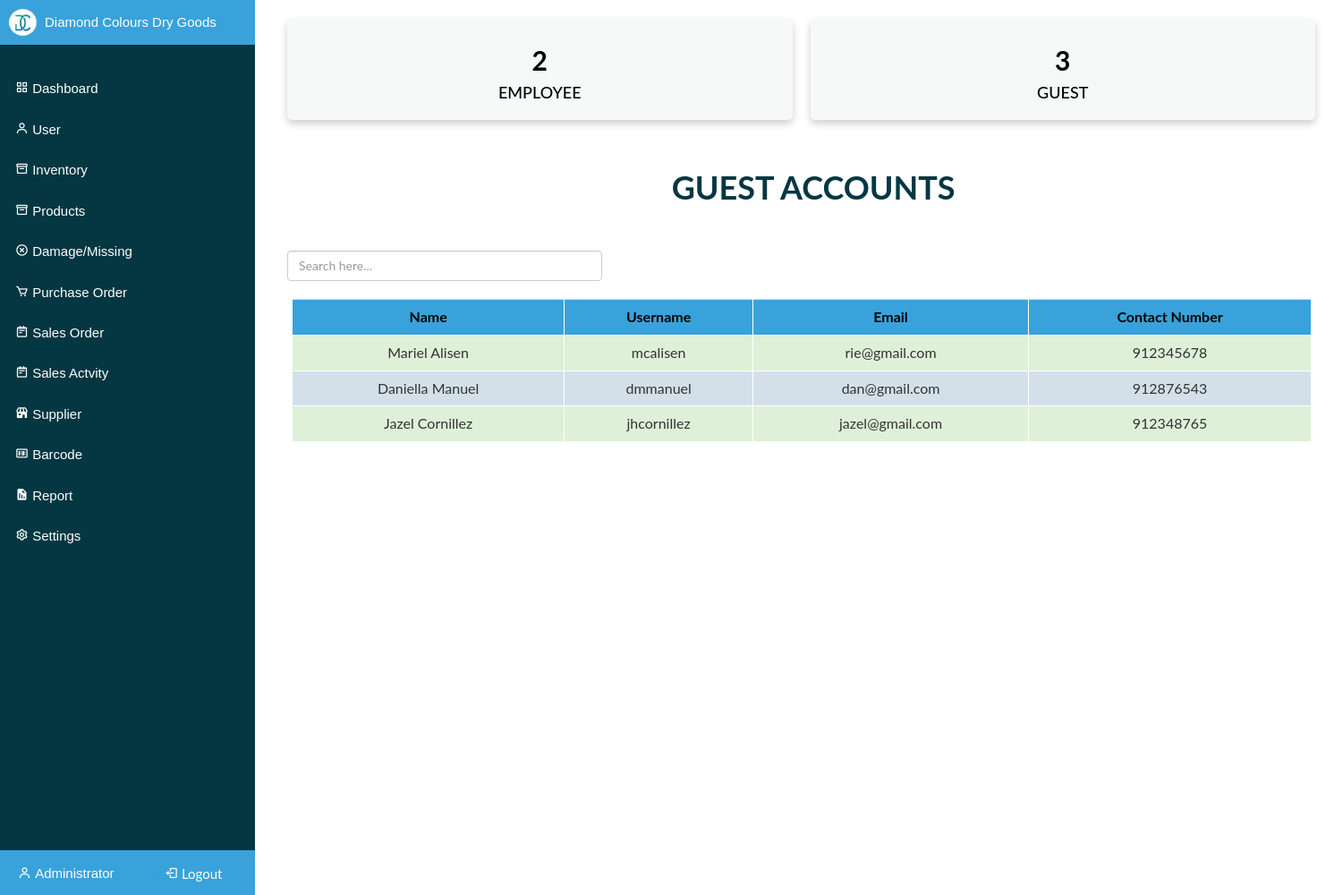
/admin/guest_accounts.php, run on the app's committed database.
### tables this page shows
CREATE TABLE `guest` (
  `guest_ID` int(255) NOT NULL,
  `guest_name` varchar(60) NOT NULL,
  `guest_username` varchar(60) NOT NULL,
  `guest_email` varchar(60) NOT NULL,
  `guest_contact_number` int(11) NOT NULL,
  `guest_password` varchar(255) NOT NULL,
  `order_ID` int(255) NOT NULL,
  `employee_ID` int(200) NOT NULL,
  `invoice_ID` int(10) NOT NULL
);

### admin/guest_accounts.php (the view, shortened to what this page needs)
<html lang="en" dir="ltr">
<head>
	<link rel="stylesheet" href="css/guest_accounts.css">
  <link href='https://unpkg.com/boxicons@2.1.2/css/boxicons.min.css' rel='stylesheet'>
  <link rel="stylesheet" href="https://cdnjs.cloudflare.com/ajax/libs/font-awesome/4.7.0/css/font-awesome.min.css">
  <link href='https://maxcdn.bootstrapcdn.com/bootstrap/3.3.7/css/bootstrap.min.css' rel='stylesheet' type='text/css'>
</head>
</head>
<body>
 <div class="sidebar">
  <div class="logo_content" style="background-color: #39A2DB;">
    <div class="logo">
      <img src="../images/DCDG.png" alt="DCDG">
      <div class="logo_name">Diamond Colours Dry Goods</div>
    </div>
  </div><br>
  <div class= "nav_list">
    <a href="admin_dashboard.php">
        <i class='bx bx-grid-alt'></i>
        <span class="links_name">Dashboard</span>
      </a>
      <a href="employee_accounts.php">
        <i class='bx bx-user'></i>
        <span class="links_name">User</span>
      </a>
      <a href="branch_inventory.php">
        <i class='bx bx-box'></i>
        <span class="links_name">Inventory</span>
      </a>
      <a href="products.php">
        <i class='bx bx-box'></i>
        <span class="links_name">Products</span>
      </a>
      <a href="damage_list.php">
        <i class='bx bx-x-circle'></i>
        <span class="links_name">Damage/Missing</span>
      </a>
      <a href="purchase_order.php">
        <i class='bx bx-cart'></i>
        <span class="links_name">Purchase Order</span>
      </a>
      <a href="sales_order.php">
        <i class='bx bx-notepad'></i>
        <span class="links_name">Sales Order</span>
      </a>
      <a href="sales_activity.php">
        <i class='bx bx-notepad'></i>
        <span class="links_name">Sales Actvity</span>
      </a>
      <a href="suppliers.php">
        <i class='bx bxs-store'></i>
        <span class="links_name">Supplier</span>
      </a>
      <a href="barcode.php">
        <i class='bx bx-barcode' ></i>
        <span class="links_name">Barcode</span>
      </a>
      <a href="reports.php">
        <i class='bx bxs-report' ></i>
        <span class="links_name">Report</span>
      </a>
      <a href="admin_settings.php">
        <i class='bx bx-cog'></i>
        <span class="links_name">Settings</span>
      </a>
  </div>
  <div class="profile_content">
    <div class="profile">
      <div class="profile_details">
        <i class='bx bx-user'></i>
        <div class="job">
          <div class="job_position">&nbsp;Administrator</div>
        </div>
      </div>
      <a href="#"><i class='bx bx-log-out' id="log_out"><span>&nbsp;Logout</span></i></a>
    </div>
  </div>
</div>
<div class="content"><br>
  <div class="row">
    <a href="employee_accounts.php">
      <div class="column">
        <div class="card">
          <?php
          $hostName = "localhost";
          $userName = "root";
          $password = "";
          $dbName = "dcdg";
          $conn = mysqli_connect($hostName, $userName, $password, $dbName);
          $sql = "SELECT * FROM employee";
          $result = mysqli_query($conn, $sql);
          if (!$result || mysqli_num_rows($result) == 0)
          {
            echo "<h2 class='card-title'><b>No Records</b></h2>";
          }
          else
          {
            $rowcount = mysqli_num_rows($result);
            echo "<h2 class='card-title'><b>", $rowcount,"</b></h2>";
          }
          ?>
          <h4><p>EMPLOYEE</p></h4>
        </div>
      </div></a>
      <div class="column">
        <div class="card">
          <?php
          $hostName = "localhost";
          $userName = "root";
          $password = "";
          $dbName = "dcdg";
          $conn = mysqli_connect($hostName, $userName, $password, $dbName);
          $sql = "SELECT * FROM guest";
          $result = mysqli_query($conn, $sql);
          if (!$result || mysqli_num_rows($result) == 0)
          {
            echo "<h2 class='card-title'><b>No Records</b></h2>";
          }
          else
          {
            $rowcount = mysqli_num_rows($result);
            echo "<h2 class='card-title'><b>", $rowcount,"</b></h2>";
          }
          ?>
          <h4><p>GUEST</p></h4>
        </div>
      </div>
      <div class="container">
        <h1 class="display-5 font-weight-bold text-center" style="color: #053742;"><b>&nbsp;&nbsp;&nbsp;GUEST ACCOUNTS</b></h1>
      </div><br><br>
      <div class="container search-table">
        <div class="search-box" style='width: 30%'>
         <div class="row">
          <div class="col-3">
            <input type="text" id="myInput" onkeyup="myFunction()" class="form-control" placeholder="Search here..." name="search">
         </div></div></div><br>
         <div class="table-responsive-lg">
           <table class="table table-bordered">
            <thead>
             <tr>
              <th>Name</th>
              <th>Username</th>
              <th>Email</th>
              <th>Contact Number</th>
            </tr>
          </thead>
          <tbody id="myTable">
           <?php
           $hostName = "localhost";
           $userName = "root";
           $password = "";
           $dbName = "dcdg";
           $conn = mysqli_connect($hostName, $userName, $password, $dbName);
          $sql = "SELECT * FROM guest";
          $result = mysqli_query($conn, $sql);
          if (!$result || mysqli_num_rows($result) == 0)
          {
            echo "<tr>";
            echo "<td colspan='5'><center><h2>Record not found...</center></h2></td>";
            echo "</tr>";
          }
          else{
            $counter = 0;
            while ($row = mysqli_fetch_assoc($result)){
              echo "<tr class='" . ($counter == 1 ? "" : "success") . "'>";
              echo "<td scope='row' class='p-3 text-center'>", $row["guest_name"], "</td>";
              echo "<td scope='row' class='p-3 text-center'>", $row["guest_username"], "</td>";
              echo "<td scope='row' class='p-3 text-center'>", $row["guest_email"], "</td>";
              echo "<td scope='row' class='p-3 text-center'>", $row["guest_contact_number"], "</td>";
              $counter = $counter == 0 ? 1 : 0;
            }
          }
          ?>
        </tbody>
      </table>
    </div>
  </body>
  </html>

### admin/css/guest_accounts.css (style rules this page uses)
body { margin: 0; font-family: "Lato", sans-serif; }
div.content { margin-left: 300px; padding: 1px 16px; height: 1000px; }
.table { width: 100%; }
.table thead { background-color: #39A2DB; }
.table tbody { background-color: #D3E0EA; text-align: center; font-size: 16px; }
.table thead tr th { font-size: 16px; font-weight: medium; color: black; opacity: 2; padding: 12px; vertical-align: top; border: 1px solid #dee2e685; text-align: center; }
table.table-bordered > thead > tr > th { border: 1px solid; border-color:white; }
table.table-bordered > tbody > tr > td { border: 1px solid; border-color:white; }

### admin/guest_accounts.php (style rules this page uses)
body { margin: 0; font-family: "Lato", sans-serif; }
div.content { margin-left: 300px; padding: 1px 16px; height: 1000px; }
.sidebar { margin: 0; padding: 0; width: 285px; background: #053742; position: fixed; height: 100%; overflow: hidden; font-size: 15px; font-family: "Arial", sans-serif; z-index:10; }
.sidebar a { display: block; color: white; padding: 12px; text-decoration: none; transition:all 0.3s ease; }
.sidebar .nav_list { padding: 5px; border-radius: 12px; }
.sidebar .logo_content .logo { color: #fff; display: flex; height: 50px; width: 90%; align-items: center; opacity: 1; pointer-events: none; transition:all 0.5s ease; }
.sidebar .logo_content .logo img { height: 50px; }
.logo_content .logo .logo_name { font-size: :108px; font-weight: 400; }
.sidebar .profile_content { position: absolute; color: #fff; bottom: 0; left:0; width: 100%; height: 50px; }
.sidebar .profile_content .profile { position: relative; padding: 15px 20px; height: 50px; background: #39A2DB; transition: all 0.4s ease; }
.profile_content .profile .profile_details { display: flex; align-items: center; opacity: 1; pointer-events: none; white-space: nowrap; font-family: "Arial", sans-serif; }
.profile .profile_details .job { font-size: 15px; font-weight: 400; }
.profile a #log_out { position: absolute; transform:translateX(-30%); left: 200px; bottom: 9px; padding: 0px 3%; min-width: 70px; line-height: 30px; font-size: 15px; border-radius:8px; text-align: center; transition: all 0.4s ease; background: #39A2DB; text-decoration: none; color:white; }
.profile a #log_out span { font-family: "Lato", sans-serif; }
.column { float: left; width: 50%; padding: 0 10px; text-align: center; }
.row { margin: 0 -5px; text-align: center; }
.row:after { content: ""; display: table; clear: both; }
.card { box-shadow: 0 4px 8px 0 rgba(0, 0, 0, 0.2); padding: 10px; text-align: center; background-color: #F7F9F9; border-radius: 5px; margin-bottom: 10%; color:black; }

### data on the page
guest: guest_name "Mariel Alisen", guest_username "mcalisen", guest_email "rie@gmail.com", guest_contact_number "912345678"
guest: guest_name "Daniella Manuel", guest_username "dmmanuel", guest_email "dan@gmail.com", guest_contact_number "912876543"
guest: guest_name "Jazel Cornillez", guest_username "jhcornillez", guest_email "jazel@gmail.com", guest_contact_number "912348765"

### other printed values
$rowcount "2"
$rowcount "3"
